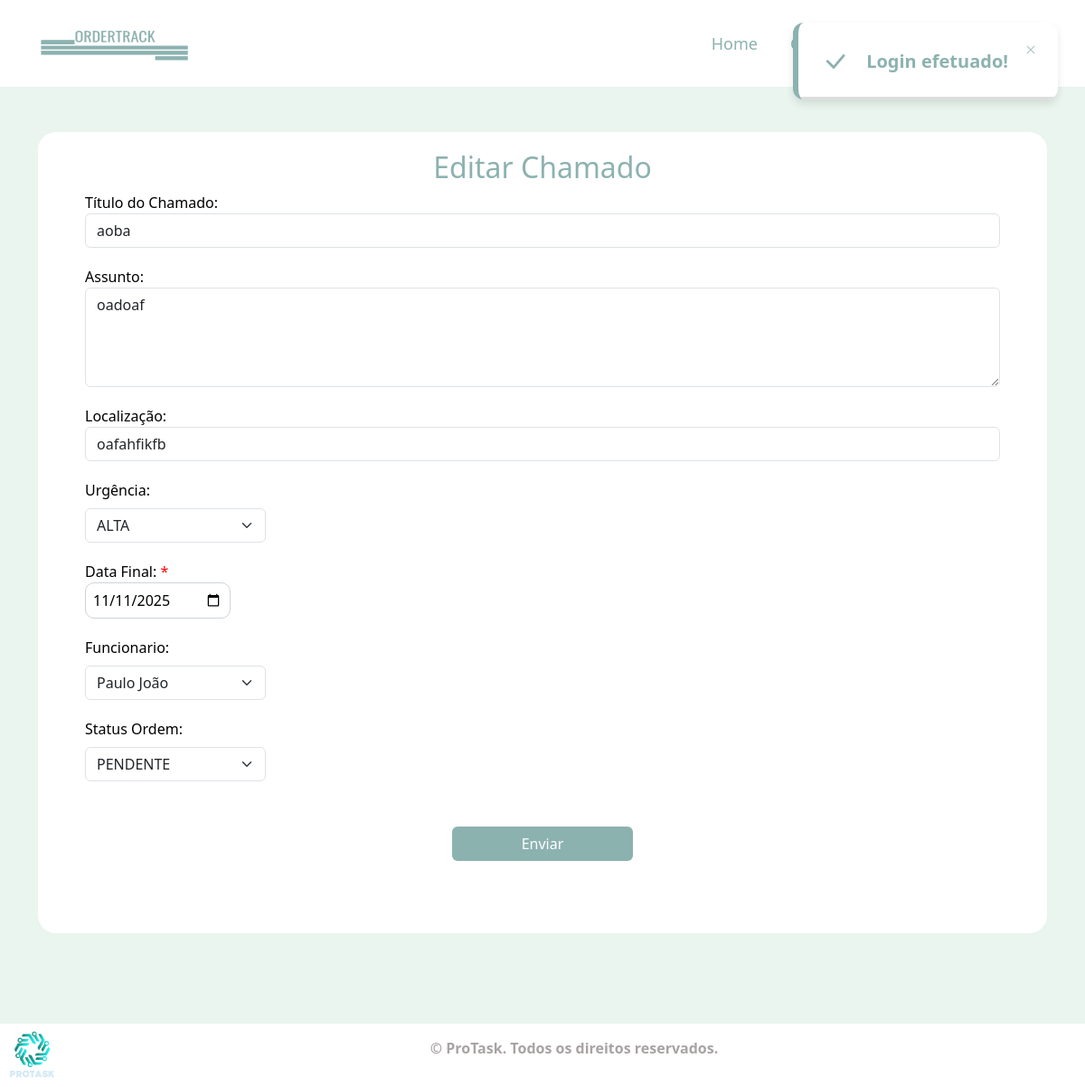
The page /src/pages/editar_chamado.php?id=277 (signed in) on the database its author committed.
### tables this page shows
CREATE TABLE `ordem` (
  `ID_ORDEM` int(5) NOT NULL,
  `SERVICO` varchar(200) DEFAULT NULL,
  `ITEM` varchar(200) DEFAULT NULL,
  `LOCALIZACAO` varchar(200) DEFAULT NULL,
  `PRAZO` date DEFAULT NULL,
  `PRIORIDADE` varchar(200) DEFAULT NULL,
  `STATUS` enum('PENDENTE','EM ANDAMENTO','CONCLUIDO','CANCELADO') DEFAULT NULL,
  `NUMERO_OS` varchar(10) DEFAULT NULL,
  `FOTO` longblob DEFAULT NULL,
  `CRIADO` datetime DEFAULT NULL
);

CREATE TABLE `rel` (
  `ID_REL` int(5) NOT NULL,
  `FK_FUNCIONARIO` int(5) DEFAULT NULL,
  `FK_ORDEM` int(5) DEFAULT NULL,
  `FK_HISTORICO` int(5) DEFAULT NULL
);

CREATE TABLE `funcionarios` (
  `ID_FUNCIONARIO` int(5) NOT NULL,
  `NOME_FUNCIONARIO` varchar(100) NOT NULL,
  `SOBRENOME_FUNCIONARIO` varchar(200) NOT NULL,
  `USUARIO_FUNCIONARIO` varchar(200) DEFAULT NULL,
  `SENHA_FUNCIONARIO` varchar(250) DEFAULT NULL,
  `IMAGEM_FUNCIONARIO` longblob DEFAULT NULL,
  `STATUS_FUNCIONARIO` enum('ATIVO','INATIVO') DEFAULT NULL
);

### src/pages/editar_chamado.php (the view, shortened to what this page needs)
<?php
  include_once('../../conection.php');
  $id = $_GET['id'];
  $result_usuario="SELECT * FROM ordem WHERE ID_ORDEM = '$id'";
  $resultado_usuario= mysqli_query($conn, $result_usuario);
  $row_usuario = mysqli_fetch_assoc($resultado_usuario);
?>
<!DOCTYPE html>
<html lang="en">
<head>
    <link href="../styles/bootstrap/dist/css/bootstrap.min.css" rel="stylesheet">
    <link href="https://cdn.jsdelivr.net/npm/bootstrap@5.3.1/dist/css/bootstrap.min.css" rel="stylesheet">
    <link rel="stylesheet" href="https://cdn.jsdelivr.net/npm/bootstrap-icons@1.11.1/font/bootstrap-icons.css">
    <link rel="stylesheet" href="../styles/editar_chamado/styles.css">
</head>
<body>
    <nav class="navbar navbar-expand-lg ">
        <div class="container">
            <a class="navbar-brand" href="./menu.php">
              <img src="../../assets/images/logo.png" id="logo" alt="Logo" width="30" height="30">
            </a>
            <div class="collapse navbar-collapse justify-content-end header" id="navbarNav">
              <ul class="navbar-nav">
                <li class="nav-item">
                  <a class="nav-link linkss" href="../../index.php">Home</a>
                </li>
                <li class="nav-item dropdown linkss">
                  <a class="nav-link dropdown-toggle links" href="#" id="chamadosDropdown" role="button" data-toggle="dropdown" aria-haspopup="true" aria-expanded="false">
                  </a>
                </li>
                <li class="nav-item dropdown ">
                  <a class="nav-link dropdown-toggle linkss" href="#" id="funcionariosDropdown" role="button" data-toggle="dropdown" aria-haspopup="true" aria-expanded="false">
                  </a>
                </li>
              </ul>
            </div>
          </nav>
        <?php
    if (isset($_SESSION['msg'])) {
        echo $_SESSION['msg'];
    }
    ?>
    <div class="container">
      <div class="container container-form">
        <div class="text-start">
          <h2 class="d-flex justify-content-center align-items-center titulo">Editar Chamado</h2>
          <form class="cont-form" method="post" action= "../../src/api/controller/proc_edit_chamado.php">
            <div class="form-group">
                <label for="assunto">Título do Chamado: </label>
                <input type="text" class="form-control" id="assunto" name="titulo" value="<?php echo $row_usuario['SERVICO']; ?>" required>
            </div>
            <div class="form-group">
                <label for="mensagem">Assunto: </label>
                <textarea class="form-control" id="mensagem" name="item" rows="4"  required><?php echo $row_usuario['ITEM']; ?></textarea>
            </div>
            <div class="form-group">
                <label for="mensagem">Localização: </label>
                <input class="form-control" id="mensagem" name="local" rows="4" value="<?php echo $row_usuario['LOCALIZACAO']; ?>" required></input>
            </div>
            <div class="form-group">
              <label for="selectOption" class="form-label">Urgência: </label>
                <select name='urgencia' class="form-select " style="width: 200px;" id="selectOption" required>
                        <?php
                        $prioridade = $row_usuario['PRIORIDADE'];
                        switch ($prioridade) {
                            case 'ALTA':
                                ?>
                                <option value="ALTA" selected>ALTA</option>
                                <?php
                                break;
                                ?>
                                <?php
                        }
                        ?>
                </select>
            </div>
            <div class="form-group ">
              <label for="">Data Final: <span id="asterisco">*</span></label><br>
              <input type="date" name='prazo' id="inputDate" value="<?php echo $row_usuario['PRAZO']; ?>" min="<?php echo date("Y-m-d");?>" required>
            </div>
            <div class="form-group">
                <label for="selectOption" class="form-label">Funcionario: </label>
                <select class="form-select " name='funcionario' style="width: 200px;" id="selectOption" required>
                                <?php
                                  $result_funcionario_ordem = "SELECT * FROM ordem INNER JOIN rel ON ID_ORDEM = FK_ORDEM INNER JOIN historico_ordem ON rel.FK_HISTORICO = historico_ordem.ID_HISTORICO  INNER JOIN funcionarios ON FK_FUNCIONARIO = ID_FUNCIONARIO WHERE ID_ORDEM = '$id'";
                                  $query_funcionario_ordem = mysqli_query($conn, $result_funcionario_ordem);
                                  $funcionario_ordem = mysqli_fetch_assoc($query_funcionario_ordem);
                                  $nome_funcionario = $funcionario_ordem['NOME_FUNCIONARIO'];
                                  $sobrenome_funcionario = $funcionario_ordem['SOBRENOME_FUNCIONARIO'];
                                  echo "<option value='$nome_funcionario $sobrenome_funcionario'>$nome_funcionario $sobrenome_funcionario</option>";
                                ?>
                  </select>
              </div>
                          <div class="form-group">
                              <label for="selectOption" class="form-label">Status Ordem: </label>
                              <select class="form-select " name='status' style="width: 200px;" id="selectOption" required>
                                  <?php $status_select = $row_usuario['STATUS'];
                                  if ($status_select == 'PENDENTE') {
                                    echo '<option value="PENDENTE" selected>PENDENTE</option>';
                                  }
                                  ?>
                              </select>
                          </div>
                        <div class="d-flex justify-content-center align-items-center" style="margin-top: 50px;">
                            <button type="submit" class="btn ">Enviar</button>
                        </div>
                      </div>
        </div>
      </div>
    <footer class="footer">
        <div>
            <img id="logo_equipe" src="../../assets/images/logo_equipe.png" alt="">
        </div>
        <div class="container">
          <p id="p_footer" class="d-flex justify-content-center align-items-center">© ProTask. Todos os direitos reservados.</p>
        </div>
    </footer>
</body>
</html>

### src/styles/editar_chamado/styles.css (style rules this page uses)
* { margin: 0; padding: 0; }
.navbar { background-color: #fff; }
#logo { width: 170px; height: 70px; }
.dropdown-toggle::after { content: none !important; }
.header a { color: #8CB2B0; font-size: 18px; text-decoration: none; font-weight: 500; }
.linkss { margin-left: 20px; }
body { background-color: #E9F5EE; }
.container-form { margin-top: 50px; background-color: #fff; border-radius: 20px; }
.cont-form { padding: 0px 40px 80px 40px; font-weight: 500; color: #000; }
.titulo { padding: 20px 0px 0px 0px; color: #8CB2B0; }
.form-group { margin-bottom: 20px; }
#asterisco { color: red; }
#inputDate { padding: 8px; border: 1px solid #ced4da; border-radius: 10px; height: 40px; }
.btn { width: 200px; color: #fff; background-color: #8CB2B0; font-weight: 500; }
#logo_equipe { width: 70px; height: 60px; }
#p_footer { color: #A9A3A3; font-weight: bold; }
footer { color: #A9A3A3; font-weight: 500; background-color: #fff; bottom: 0; left:0; display: flex; justify-content: center; align-items: center; margin-top: 100px; width: 100%; height: 70px; }
.notificacao { position: absolute; top: 25px; right: 30px; border-radius: 12px; background: #fff; padding: 20px 35px 20px 25px; box-shadow: 0 5px 10px rgba(0,0,0,0.1); border-left: 6px solid #8CB2B0; overflow: hidden; transform: translateX(calc(100% + 30px)); transition: all 0.5s cubic-bezier(0.68, -0.55, 0.265, 1.35); }
.notificacao.active { transform: translateX(0%); }
.notificacao .notificacao-div { display: flex; align-items: center; }
.notificacao-div .mensagem { display: flex; flex-direction: column; margin: 0 20px; }
.mensagem .text { font-size: 20px; font-weight: 400;; color: #8CB2B0; }
.mensagem .text.text-1 { font-weight: 600; color: #8CB2B0; }
.notificacao .close { position: absolute; top: 10px; right: 15px; padding: 5px; cursor: pointer; opacity: 0.7; }
.notificacao .tempo { position: absolute; bottom: 0; left: 0; height: 3px; width: 100%; background: #ddd; }
.notificacao .tempo:before { content: ''; position: absolute; bottom: 0; right: 0; height: 100%; width: 100%; background-color: #8CB2B0; }
.tempo.active:before { animation: progress 5s linear forwards; }
.bi-check-lg { font-size: 30px; color: #8CB2B0; }
.close { font-size: 20px; color: #8CB2B0; }

### rows shown on the page
ordem: titulo "aoba", item "oadoaf", local "oafahfikfb", urgencia "ALTA", prazo "11/11/2025", status "PENDENTE"
rel: funcionario "Paulo João"

### other values the page prints
$_SESSION['msg'] "Login efetuado!"
